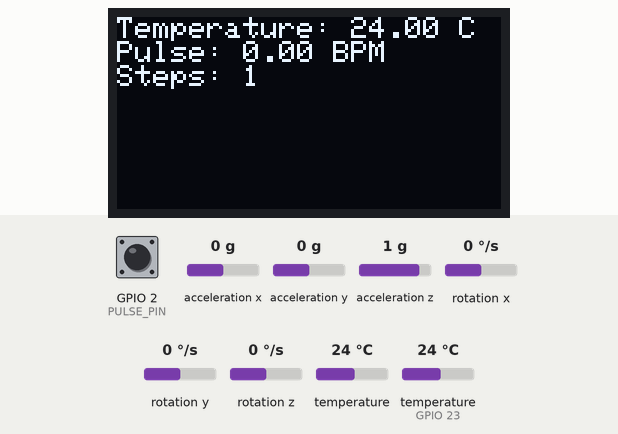
This sketch was run on a simulated ESP32. Parts: 128×64 one-colour display. The test bench sets the inputs (shaded band); at power-on: temperature (sensor on GPIO 23) 24 °C, GPIO 2 (PULSE_PIN) LOW, acceleration z 1 g, acceleration x 0 g, acceleration y 0 g, rotation x 0 °/s, rotation y 0 °/s, rotation z 0 °/s, temperature 24 °C. WiFi joins after 1.5 s; servers stay silent unless stated; no MQTT or app messages arrive unless stated; what the sketch prints to the serial monitor is not drawn.

Above: at 3.4 s.
3.5 s: temperature (sensor on GPIO 23) set to 12 °C
At 4.5 s:
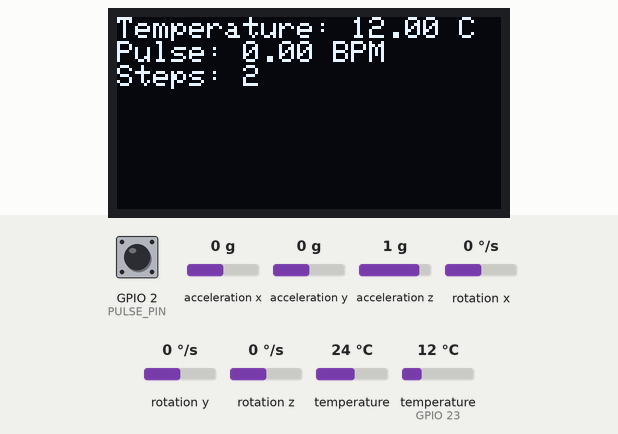
7.6 s: GPIO 2 (PULSE_PIN) pulled HIGH for 0.15 s
At 8.6 s:
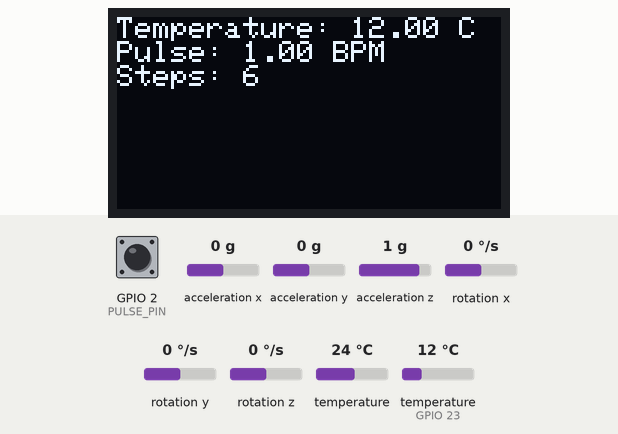
10.3 s: GPIO 2 (PULSE_PIN) pulled HIGH for 1 s
At 11.6 s:
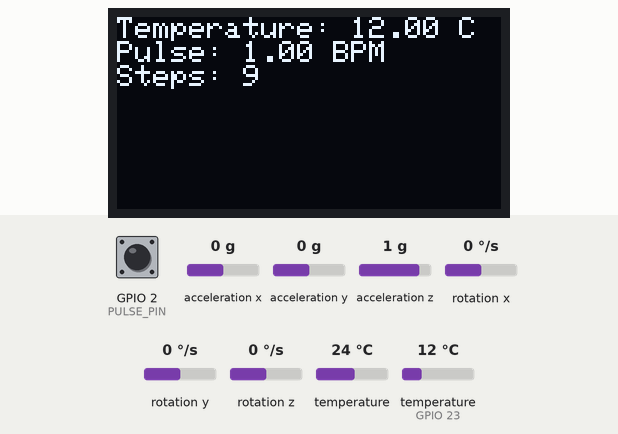
13.3 s: acceleration z set to 0 g
14.8 s: acceleration x set to -1.4 g
At 15.2 s:
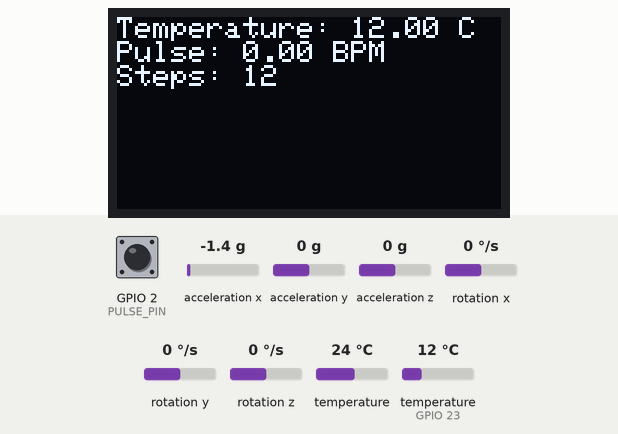
17.3 s: temperature (sensor on GPIO 23) set to 19 °C
At 18.6 s:
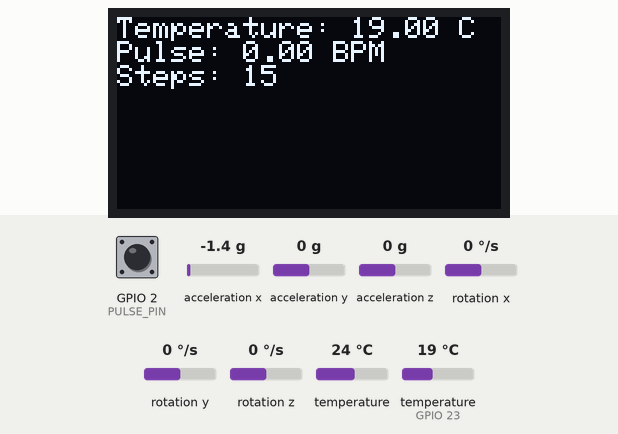
Timing chart, 0 to 20.3 s (numbered marks = the images above; inputs shaded):
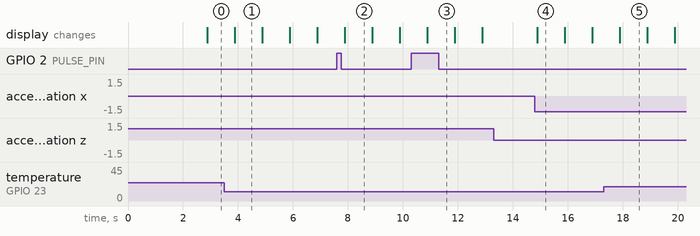

Measured:
- after the input at 13.3 s, every drawn part: stays the same
- after the input at 14.8 s, the display: changes after 0.09 s (image 4)
- what the display in image 2 shows lasts 1.0 s, from 7.9 s to 8.9 s

The sketch:

sketch.ino
```cpp
#include <Wire.h>                   // I2C Library
#include <Adafruit_GFX.h>            // OLED Library
#include <Adafruit_SSD1306.h>        // OLED Library
#include <DallasTemperature.h>       // Temperature sensor Library
#include <OneWire.h>                 // OneWire protocol Library
#include <Adafruit_MPU6050.h>        // MPU6050 Library
#include <WiFi.h>                    // Wi-Fi Library
#include <PubSubClient.h>            // MQTT Library

// OLED Display Settings
#define SCREEN_WIDTH 128    // OLED display width, in pixels
#define SCREEN_HEIGHT 64    // OLED display height, in pixels
#define OLED_RESET    -1    // Reset pin # (or -1 if sharing Arduino reset pin)
Adafruit_SSD1306 display(OLED_RESET); // Declaring the display

// Accelerometer Settings
Adafruit_MPU6050 mpu;
sensors_event_t accelerometer, gyroscope, temp;
const float STEP_THRESHOLD = 1.5; // Adjust this value to fine-tune step detection
float accMag, gyroMag;
int stepCount = 0;

// Temperature Sensor Settings
#define ONE_WIRE_BUS 23         // Define pin for DS18B20 (GPIO23)
OneWire oneWire(ONE_WIRE_BUS);
DallasTemperature temperatureSensors(&oneWire);

// Pulse Generator Settings
#define PULSE_PIN 2            // Pulse generator pin (GPIO2)
#define SAMPLING_INTERVAL 1000 // Interval for sampling pulse
volatile uint16_t pulse;
uint16_t count;
float heartRate;

// Wi-Fi credentials
const char* ssid = "Wokwi-GUEST";  // Network SSID
const char* password = "";  // Network password

// MQTT Broker Settings
const char* mqtt_server = "broker.hivemq.com"; // Replace with your broker if needed
const int mqtt_port = 1883; // Default MQTT port
const char* mqtt_user = ""; // MQTT username (if needed)
const char* mqtt_password = ""; // MQTT password (if needed)
const char* mqtt_topic = "iot/data"; // Topic to publish data

WiFiClient espClient;
PubSubClient mqttClient(espClient);

// Interrupt function for pulse generator
void HeartRateInterrupt() {
  pulse++;
}

void setup() {
  Serial.begin(115200);

  // Setup OLED display
  if (!display.begin(SSD1306_SWITCHCAPVCC, 0x3C)) {
    Serial.println(F("OLED display not found!"));
    while (true);
  }
  display.clearDisplay();
  display.setTextSize(1);
  display.setTextColor(SSD1306_WHITE);

  // Connect to Wi-Fi
  WiFi.begin(ssid, password);
  while (WiFi.status() != WL_CONNECTED) {
    delay(1000);
  }

  // Initialize sensors
  temperatureSensors.begin();
  if (!mpu.begin()) {
    Serial.println("MPU6050 Error!");
    while (true);
  }

  pinMode(PULSE_PIN, INPUT);
  attachInterrupt(digitalPinToInterrupt(PULSE_PIN), HeartRateInterrupt, RISING);

  // Set up MQTT
  mqttClient.setServer(mqtt_server, mqtt_port);
  mqttClient.setCallback(mqttCallback);
  reconnectMQTT();
}

void loop() {
  // Ensure MQTT connection
  if (!mqttClient.connected()) {
    reconnectMQTT();
  }
  mqttClient.loop();

  static unsigned long startTime;
  if (millis() - startTime < SAMPLING_INTERVAL) {
    return;
  }
  startTime = millis();

  // Get temperature
  temperatureSensors.requestTemperatures();
  float temperature = temperatureSensors.getTempCByIndex(0);

  // Get heart rate
  count = pulse;
  pulse = 0;
  heartRate = map(count, 0, 220, 0, 220);

  // Get accelerometer readings
  mpu.getEvent(&accelerometer, &gyroscope, &temp);
  accMag = sqrt(sq(accelerometer.acceleration.x) + sq(accelerometer.acceleration.y) + sq(accelerometer.acceleration.z));
  gyroMag = sqrt(sq(gyroscope.gyro.x) + sq(gyroscope.gyro.y) + sq(gyroscope.gyro.z));

  // Detect steps
  if (accMag > STEP_THRESHOLD || gyroMag > STEP_THRESHOLD) {
    stepCount++;
  }

  // Display data on OLED
  display.clearDisplay();
  display.setCursor(0, 0);
  display.print("Temperature: ");
  display.print(temperature);
  display.println(" C");

  display.print("Pulse: ");
  display.print(heartRate);
  display.println(" BPM");

  display.print("Steps: ");
  display.println(stepCount);

  display.display();

  // Send data to MQTT
  sendDataToMQTT(temperature, stepCount, heartRate);
}

void sendDataToMQTT(float temperature, int steps, float heartRate) {
  String payload = "{\"temperature\": " + String(temperature) +
                    ", \"steps\": " + String(steps) +
                    ", \"heartRate\": " + String(heartRate) + "}";

  if (mqttClient.publish(mqtt_topic, payload.c_str())) {
    Serial.println("Data sent to MQTT: " + payload);
  } else {
    Serial.println("Failed to send data to MQTT.");
  }
}

// MQTT callback function
void mqttCallback(char* topic, byte* message, unsigned int length) {
  Serial.print("Message received in topic: ");
  Serial.print(topic);
  String messageStr;
  for (int i = 0; i < length; i++) {
    messageStr += (char)message[i];
  }
  Serial.println(messageStr);
}

// Reconnect to MQTT broker
void reconnectMQTT() {
  while (!mqttClient.connected()) {
    if (mqttClient.connect("ESP32Client", mqtt_user, mqtt_password)) {
      mqttClient.subscribe(mqtt_topic);
    } else {
      delay(5000);
    }
  }
}
```
